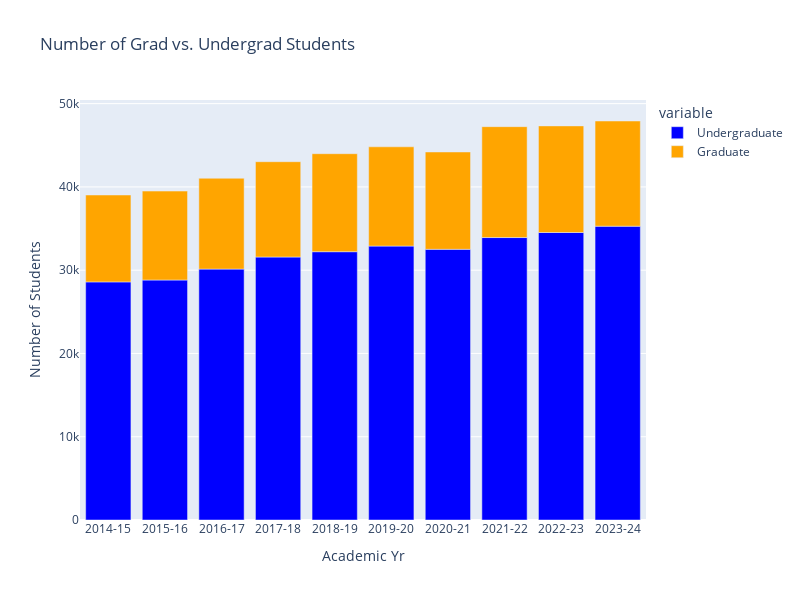

Notebook code for this chart:
### Markdown cell above
#### What is the historical distribution of graduate and undergraduate students at Berkeley?

### Code cell
university_grad_vs_ungrd = (university_majors.groupby(
    ['Academic Yr', 'Ungrad Grad'], as_index = False)[["Student Headcount"]]
                            .sum()
                           )

proportions = university_grad_vs_ungrd.pivot(index='Academic Yr', columns='Ungrad Grad', values='Student Headcount')
proportions['Total'] = proportions['Undergraduate'] + proportions['Graduate']
proportions['Undergrad Proportion'] = proportions['Undergraduate'] / proportions['Total']
proportions['Grad Proportion'] = proportions['Graduate'] / proportions['Total']


fig = px.bar(proportions.reset_index(), 
             x='Academic Yr', 
             y=['Undergraduate', 'Graduate'],
             title='Number of Grad vs. Undergrad Students',
             labels={'value': 'Number of Students'},
             color_discrete_map={'Undergraduate': 'blue', 'Graduate': 'orange'})

fig.update_layout(barmode='relative', autosize=False, width=800, height=600)
fig.show()

### Figure 1 — Plotly figure (JSON) as saved in the notebook; plotly's stock layout.template omitted (floating-point values rounded to 4 significant figures)
{"data": [{"alignmentgroup": "True", "hovertemplate": "variable=Undergraduate<br>Academic Yr=%{x}<br>Number of Students=%{y}<extra></extra>", "legendgroup": "Undergraduate", "marker": {"color": "blue", "pattern": {"shape": ""}}, "name": "Undergraduate", "offsetgroup": "Undergraduate", "orientation": "v", "showlegend": true, "textposition": "auto", "type": "bar", "x": ["2014-15", "2015-16", "2016-17", "2017-18", "2018-19", "2019-20", "2020-21", "2021-22", "2022-23", "2023-24"], "xaxis": "x", "y": [28595, 28818, 30132, 31581, 32220.0, 32896, 32510.0, 33920, 34520.0, 35280.0], "yaxis": "y"}, {"alignmentgroup": "True", "hovertemplate": "variable=Graduate<br>Academic Yr=%{x}<br>Number of Students=%{y}<extra></extra>", "legendgroup": "Graduate", "marker": {"color": "orange", "pattern": {"shape": ""}}, "name": "Graduate", "offsetgroup": "Graduate", "orientation": "v", "showlegend": true, "textposition": "auto", "type": "bar", "x": ["2014-15", "2015-16", "2016-17", "2017-18", "2018-19", "2019-20", "2020-21", "2021-22", "2022-23", "2023-24"], "xaxis": "x", "y": [10434, 10681, 10910.0, 11446, 11770.0, 11920, 11689, 13316, 12802, 12633], "yaxis": "y"}], "layout": {"autosize": false, "barmode": "relative", "height": 600, "legend": {"title": {"text": "variable"}, "tracegroupgap": 0}, "title": {"text": "Number of Grad vs. Undergrad Students"}, "width": 800, "xaxis": {"anchor": "y", "domain": [0, 1], "title": {"text": "Academic Yr"}}, "yaxis": {"anchor": "x", "domain": [0, 1], "title": {"text": "Number of Students"}}}}
